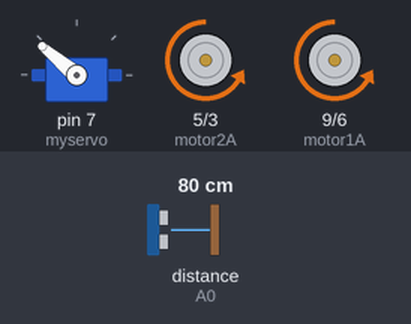
The sketch below on a simulated Arduino Uno, built with avr-gcc and run on an emulated ATmega328P. Shown: servo, motor-driver pin pairs drawn as motors (green arrow = first pin HIGH = forward, orange = second pin HIGH = backward, longer = more drive). Wiring (inferred from the names in the program): ultrasonic range finder: trigger A1; echo A0. The test bench sets the inputs (shaded band); at power-on: distance to the obstacle (sensor on A0) 80 cm. The echo pulse lasts 58.3 µs per cm.

Above: at 2.27 s.
2.3 s: distance to the obstacle (sensor on A0) set to 2 cm
At 3.5 s:
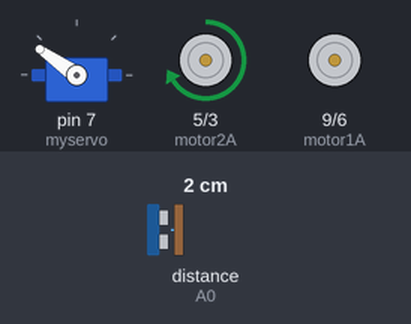
3.8 s: distance to the obstacle (sensor on A0) set to 18 cm
5.3 s: distance to the obstacle (sensor on A0) set to 23 cm
At 5.62 s:
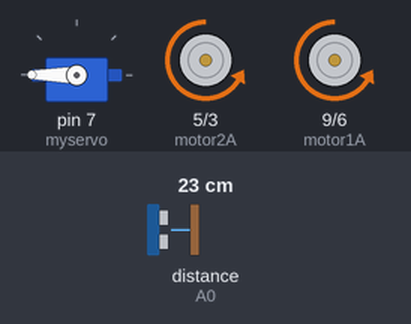
8.3 s: distance to the obstacle (sensor on A0) set to 4 cm
At 9.0 s:
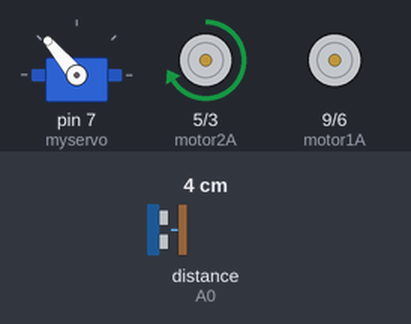
9.8 s: distance to the obstacle (sensor on A0) set to 35 cm
At 10.08 s:
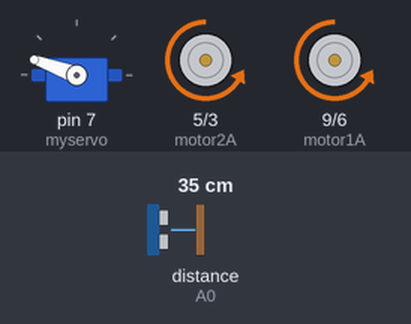
12.8 s: distance to the obstacle (sensor on A0) set to 60 cm
Timing chart, 0 to 16.8 s (numbered marks = the images above; inputs shaded):
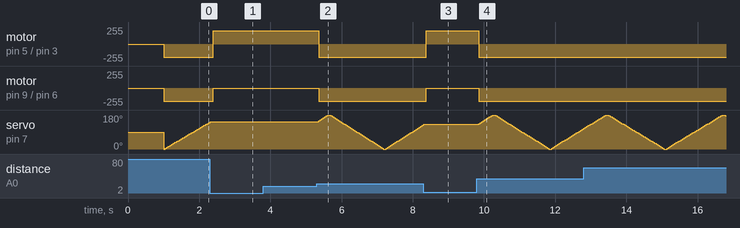

The sketch:

Search_Mode.ino
```cpp
/*******************************************************************************
 * Project  : Robot Car Search mode                                            *
 * Compiler : Arduino 1.0.2                                                    *
 * Board    : Arduino UNO                                                      *
 * Module   : Ultrasonic HC SR04                                               *
 *          : Servo motor                                                      *
 *          : Motor Drive Module (L9110S)                                      *
 * Author   : Bavensky :3                                                      *
 * E-Mail   : Aphirak_Sang-ngenchai@hotmail.com                                *
 * Date     : 25/03/2014 [dd/mm/yyyy]                                          *
 *******************************************************************************/

/*****************************  Motor Diagram  *********************************
              ________
            /          \
Motor1      |          |      Motor2
      ||||| |          | |||||
      ||||| |          | |||||
      ||||| |          | |||||
            |          |
            |__________|
********************************************************************************/

#include <Servo.h>

/***************************  Pin connect Motor  ********************************/
#define motor1A  9  // เชื่อมต่อ pin digital 9 arduino
#define motor1B  6  // เชื่อมต่อ pin digital 6 arduino
#define motor2A  5  // เชื่อมต่อ pin digital 5 arduino
#define motor2B  3  // เชื่อมต่อ pin digital 3 arduino

/***************************  Pin connect Ultrasonics  **************************/
#define echoPin A0  // เชื่อมต่อ pin analog 0 arduino
#define trigPin A1  // เชื่อมต่อ pin analog 1 arduino

/* Create variable */
Servo myservo;            // ประกาศตัวแปรสำหรับเซอร์โว
long duration, distance;  // ประกาศตัวแปรสำหรับเก็บค่าระยะทาง
int sweep = 0;            // ประกาศตัวแปรสำหรับเก็บค่าการหมุนของเซอร์โว


void setup()
{
  pinMode(echoPin, INPUT);      // ตั้งตัวแปร echoPin ให้เป็น อินพุต
  pinMode(trigPin, OUTPUT);     // ตั้งตัวแปร trigPin ให้เป็น เอาต์พุต


  pinMode(motor1A, OUTPUT);    // ตั้งตัวแปร motor1A ให้เป็น เอาต์พุต
  pinMode(motor1B, OUTPUT);    // ตั้งตัวแปร motor1B ให้เป็น เอาต์พุต
  pinMode(motor2A, OUTPUT);    // ตั้งตัวแปร motor2A ให้เป็น เอาต์พุต
  pinMode(motor2B, OUTPUT);    // ตั้งตัวแปร motor2B ให้เป็น เอาต์พุต

  myservo.attach(7);  // ใช้งานเซอร์โวที่ pin 7 arduino
  delay(1000);        // หน่วงเวลาก่อนทำงาน 1 วินาที
}

void loop()
{
  for(sweep = 0; sweep <= 180; sweep+=5)  {     // หมุนหน้าจากขวาไปซ้าย
    forword(200);           // หุ่นยนต์เดินหน้า
    myservo.write(sweep);   // กำหนดให้เซอร์โวหมุนตามค่า sweep
    check();                // อัลตร้าโซนิคทำงาน เก็บค่าไว้ในตัวแปร distance
    while(distance < 20)  {  // ถ้าเจอวัตถุในระยะ 20 cm
      check();
      turnleft(200);        // ถอยหลังและหมุนซ้าย
    }
  }

  for(sweep = 180; sweep >= 0; sweep-=5)  {      // หมุนหน้าจากซ้ายไปขวา
    forword(200);          // หุ่นยนต์เดินหน้า
    myservo.write(sweep);  // กำหนดให้เซอร์โวหมุนตามค่า sweep
    check();
    while(distance < 20)  { // ถ้าเจอวัตถุในระยะ 20 cm
      check();
      turnleft(200);        // ถอยหลังและหมุนซ้าย
    }
  }

}

/******************************  Check Ultrasonic ******************************/
void check()  // ฟังก์ชั่นย่อยสำหรับเช็คระยะทางโดยใช้อัลตร้าโซนิค
{
  digitalWrite(trigPin, LOW);      // กำหนดให้ขา trigPin เป็นลอจิก 0
  delayMicroseconds(2);            // หน่วงเวลา 2 ไมโครวินาที
  digitalWrite(trigPin, HIGH);     // กำหนดให้ขา trigPin เป็นลอจิก 1
  delayMicroseconds(10);           // หน่วงเวลา 10 ไมโครวินาที
  digitalWrite(trigPin, LOW);      // กำหนดให้ขา trigPin เป็นลอจิก 0
  duration = pulseIn(echoPin, HIGH);  // ใช้ฟังก์ชั่น pulseIn อ่านค่าจาก echoPin และเก็บไว้ในตัวแปร duration
  distance = (duration/2) / 29.1;    // แปลงหน่วงให้เป็นเซนติเมตร
  delay(40);
}

/******************************  Motor Function ******************************/
void forword(int value)
{
  analogWrite(motor1A,  0);
  analogWrite(motor1B,  value);
  analogWrite(motor2A,  0);
  analogWrite(motor2B,  value);
}
void backword(int value)
{
  analogWrite(motor1A,  value);
  analogWrite(motor1B,  0);
  analogWrite(motor2A,  value);
  analogWrite(motor2B,  0);
}
void turnright(int value)
{
  analogWrite(motor1A,  0);
  analogWrite(motor1B,  value);
  analogWrite(motor2A,  0);
  analogWrite(motor2B,  0);

}
void turnleft(int value)
{
  analogWrite(motor1A,  0);
  analogWrite(motor1B,  0);
  analogWrite(motor2A,  value);
  analogWrite(motor2B,  0);

}
void stopmotor()
{
  analogWrite(motor1A,  0);
  analogWrite(motor1B,  0);
  analogWrite(motor2A,  0);
  analogWrite(motor2B,  0);
}
```

Measured:
- the behaviour switches between 20 and 21 cm on distance to the obstacle (sensor on A0) (found by bisection; images 1 and 2)
- after the input at 2.3 s, motor on pin 5 (motor2A) / pin 3 (motor2B): backward 200/255 → forward 200/255 after 0.10 s; motor on pin 9 (motor1A) / pin 6 (motor1B): backward 200/255 → stopped after 0.10 s; servo on pin 7 (myservo): goes on until 2.3 s, then stays 145°
- after the input at 3.8 s, every drawn part: stays the same
- after the input at 5.3 s, motor on pin 5 (motor2A) / pin 3 (motor2B): forward 200/255 → backward 200/255 after 0.06 s; motor on pin 9 (motor1A) / pin 6 (motor1B): stopped → backward 200/255 after 0.06 s
- after the input at 8.3 s, motor on pin 5 (motor2A) / pin 3 (motor2B): backward 200/255 → forward 200/255 after 0.08 s; motor on pin 9 (motor1A) / pin 6 (motor1B): backward 200/255 → stopped after 0.08 s; servo on pin 7 (myservo): goes on until 8.3 s, then stays 130°
- after the input at 9.8 s, motor on pin 5 (motor2A) / pin 3 (motor2B): forward 200/255 → backward 200/255 after 0.06 s; motor on pin 9 (motor1A) / pin 6 (motor1B): stopped → backward 200/255 after 0.06 s
